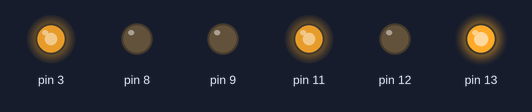
Recording of a sketch running on a simulated Arduino Uno, built with avr-gcc and run on an emulated ATmega328P. On the bench: output pins drawn as LEDs (lit = HIGH).

Above: at 0.05 s.
At 3.35 s:
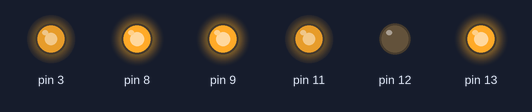
At 3.75 s:
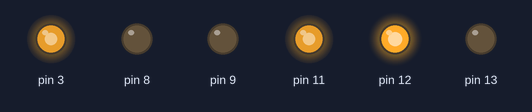
At 6.75 s:
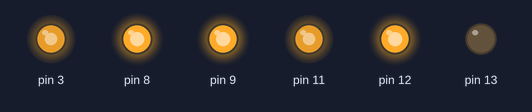
Timing chart, 0 to 7.8 s (numbered marks = the images above):
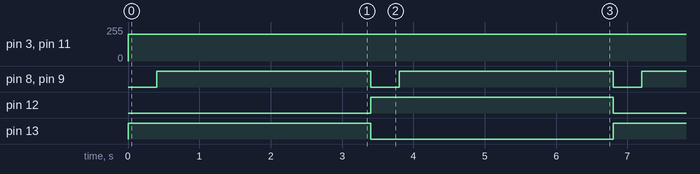

Measured:
- by itself, pin 3, pin 11: 0/255 → 200/255 at 0.00 s
- by itself, pin 8, pin 9: alternates HIGH for 3.0 s and LOW for 0.40 s
- by itself, pin 12, pin 13: alternates HIGH for 3.4 s and LOW for 3.4 s

The sketch:

testing_motors.ino
```cpp
/* This sketch if for testing to see if
the robot turn left or turn right properly */

void setup() {
  // setup motor channels
  pinMode(12, OUTPUT);
  pinMode(9, OUTPUT);
  pinMode(13, OUTPUT);
  pinMode(8, OUTPUT);
}

void loop() {
  turn_back("left");
  delay(3000);
  turn_back("right");
  delay(3000);
}

void go_ahead() {
  // Motor channel A
  digitalWrite(12, HIGH); // forward direction
  digitalWrite(9, LOW);  // disengage brake
  analogWrite(3, 100);  // speed

  // Motor channel B
  digitalWrite(13, HIGH);  // forward direction
  digitalWrite(8, LOW);  // disengage brake
  analogWrite(11, 100); // speed
}

void turn_left() {
  // Motor channel A
  digitalWrite(12, LOW); // backward direction
  digitalWrite(9, LOW);  // disengage brake
  analogWrite(3, 200);  // speed

  // Motor channel B
  digitalWrite(13, HIGH);  // forward direction
  digitalWrite(8, LOW);  // disengage brake
  analogWrite(11, 200); // speed

  delay(200);
  brake();
}

void turn_right() {
  // Motor channel A
  digitalWrite(12, HIGH); // forward direction
  digitalWrite(9, LOW);  // disengage brake
  analogWrite(3, 200);  // speed

  // Motor channel B
  digitalWrite(13, LOW);  // backward direction
  digitalWrite(8, LOW);  // disengage brake
  analogWrite(11, 200); // speed

  delay(200);
  brake();
}

void turn_back(String dir) {
 /* Turn the robot 180 degree */
 if (dir == "left")
 {
   Serial.println("left");
   turn_left();
   turn_left();
 }
 else if (dir == "right")
 {
   Serial.println("right");
   turn_right();
   turn_right();
 }
}

void brake() {
  digitalWrite(9, HIGH);  // engage brake of channel A
  digitalWrite(8, HIGH);  // engage brake of channel B
}
```
